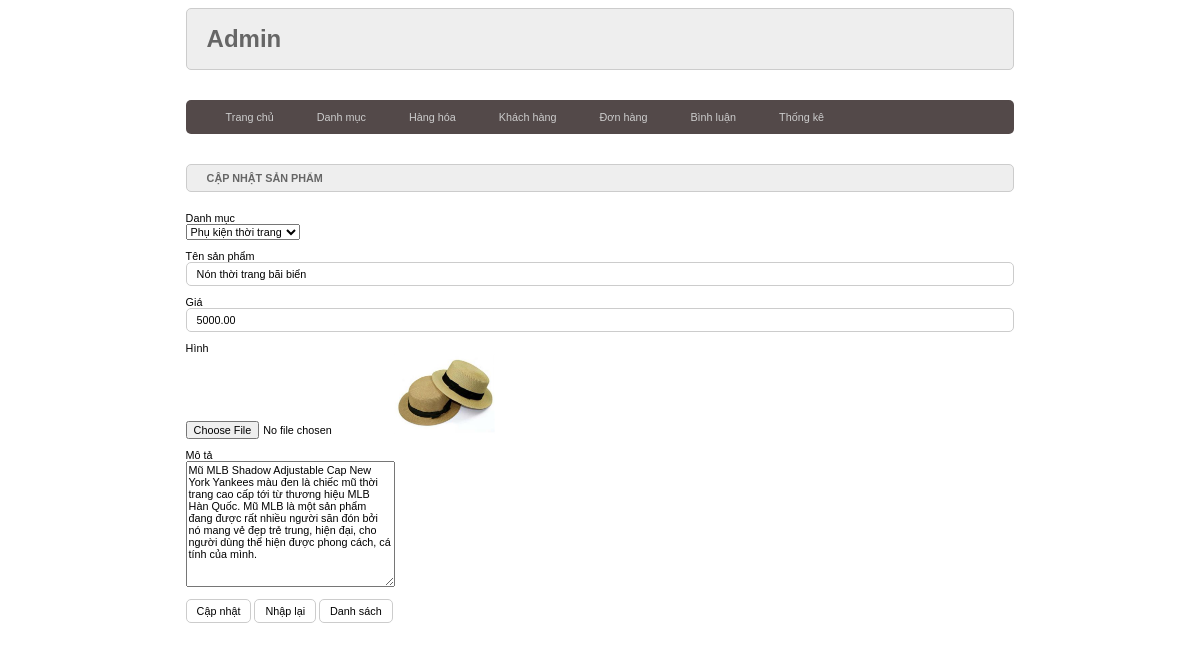
The app's page /admin/index.php?act=suasp&id=17 with its own data.
### tables this page shows
CREATE TABLE `sanpham` (
  `id` int(11) NOT NULL,
  `name` varchar(255) NOT NULL,
  `gia` double(10,2) DEFAULT 0.00,
  `img` varchar(255) DEFAULT NULL,
  `mota` text DEFAULT NULL,
  `luotxem` int(11) DEFAULT 0,
  `danhmuc` int(11) NOT NULL
);

### model/pdo.php (called while the page is built, shortened)
<?php
function pdo_get_connection(){
    $dburl = "mysql:host=localhost;dbname=dacsn;charset=utf8";
    $username = 'root';
    $password = '';
    $conn = new PDO($dburl, $username, $password);
    $conn->setAttribute(PDO::ATTR_ERRMODE, PDO::ERRMODE_EXCEPTION);
    return $conn;
}
function pdo_query($sql){
    $sql_args = array_slice(func_get_args(), 1);
    try{
        $conn = pdo_get_connection();
        $stmt = $conn->prepare($sql);
        $stmt->execute($sql_args);
        $rows = $stmt->fetchAll();
        return $rows;
    }
    catch(PDOException $e){
        throw $e;
    }
    finally{
        unset($conn);
    }
}
function pdo_query_one($sql){
    $sql_args = array_slice(func_get_args(), 1);
    try{
        $conn = pdo_get_connection();
        $stmt = $conn->prepare($sql);
        $stmt->execute($sql_args);
        $row = $stmt->fetch(PDO::FETCH_ASSOC);
        return $row;
    }
    catch(PDOException $e){
        throw $e;
    }
    finally{
        unset($conn);
    }
}

### model/sanpham.php (called while the page is built, shortened)
<?php
    function loadone_sanpham($id){
        $sql="select * from sanpham where id=".$id;
        $sp=pdo_query_one($sql);
        return $sp;
    }
?>

### model/danhmuc.php (called while the page is built, shortened)
<?php
    function loadall_danhmuc(){
        $sql = "select * from danhmuc order by id desc";
        $listdanhmuc=pdo_query($sql);
        return $listdanhmuc;
    }
?>

### admin/sanpham/update.php (the view, shortened to what this page needs)
<?php
    if(is_array($sp)){
        extract($sp);
        $ten=$name;
    }
    $hinhpath="./uploads/".$img;
    if(is_file($hinhpath)){
      $hinh='<img src="'.$hinhpath.'" alt="" height="80">';
    }
    else{
      $hinh="no";
    }
?>
<div class="row">
        <div class="row frmtitle">
            <h1>CẬP NHẬT SẢN PHẨM</h1>
        </div>
        <div class="row frmcontent">
            <form action="index.php?act=updatesp" method="post" enctype="multipart/form-data">
                <div class="row mb10">
                    Danh mục<br>
                    <select name="iddm" id="">
                        <?php
                            foreach($listdanhmuc as $dm){
                                extract($dm);
                                if($danhmuc==$id)
                                    echo '<option value="'.$id.'" selected>'.$name.'</option>';
                                else
                                    echo '<option value="'.$id.'">'.$name.'</option>';
                            }
                        ?>
                    </select>
                </div>
                <div class="row mb10">
                    Tên sản phẩm<br>
                    <input type="text" name="tensp" id="" value="<?=$ten?>">
                </div>
                <div class="row mb10">
                    Giá<br>
                    <input type="text" name="giasp" id="" value="<?=$gia?>">
                </div>
                <div class="row mb10">
                    Hình<br>
                    <input type="file" name="hinhsp">
                    <?php
                        echo $hinh;
                    ?>
                </div>
                <div class="row mb10">
                    Mô tả<br>
                    <textarea name="motasp" id="" cols="30" rows="10"><?=$mota?></textarea>
                </div>
                <div class="row mb10">
                    <input type="submit" name="capnhat" value="Cập nhật">
                    <input type="reset" value="Nhập lại">
                    <a href="index.php?act=listsp"><input type="button" value="Danh sách"></a>
                </div>
            </form>
        </div>
</div>

### view/css/style.css (style rules this page uses)
* { box-sizing: border-box; font-family: sans-serif; font-size: 0.9vw; }
.row { float: left; width: 100%; }
.mb10 { margin-bottom: 10px; }
.formtaikhoan input[type="text"], .formtaikhoan input[type="password"], .formtaikhoan input[type="email"], .frmcontent input[type="text"] { width: 100%; border: 1px #CCC solid; padding: 5px 10px; border-radius: 5px; }
.formtaikhoan input[type="submit"], .formtaikhoan input[type="reset"], .frmcontent input[type="submit"], .frmcontent input[type="reset"], .frmcontent input[type="button"] { background-color: white; border: 1px #CCC solid; padding: 5px 10px; border-radius: 5px; }
.frmtitle { background-color: #EEE; border: 1px #CCC solid; border-radius: 5px; color: #666; padding: 0px 20px; }
.frmcontent { padding: 20px 0px }
* { box-sizing:border-box }

### records on screen
sanpham: tensp "Nón thời trang bãi biển", giasp "5000.00", img (picture), motasp "Mũ MLB Shadow Adjustable Cap New York Yankees màu đen là chiếc mũ thời trang cao cấp tới từ thương hiệu MLB Hàn Quốc. Mũ MLB là một sản phẩm đang được rất nhiều người săn đón bởi nó mang vẻ đẹp trẻ trung, hiện đại, cho người dùng thể hiện được phong cách, cá tính của mình."

### other values on screen
form field iddm "Phụ kiện thời trang"
